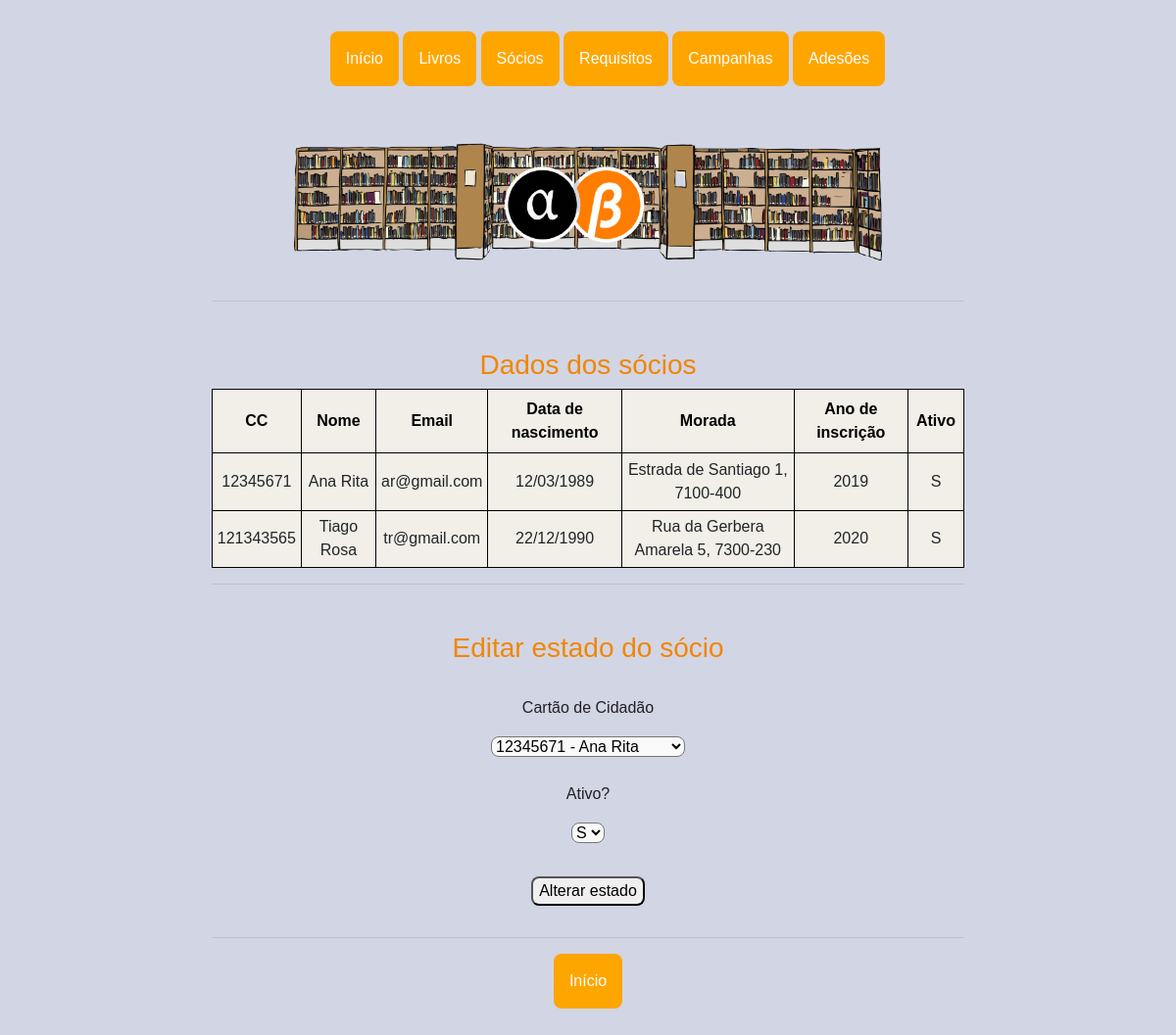
The page /ver_soc on the database as committed earlier.
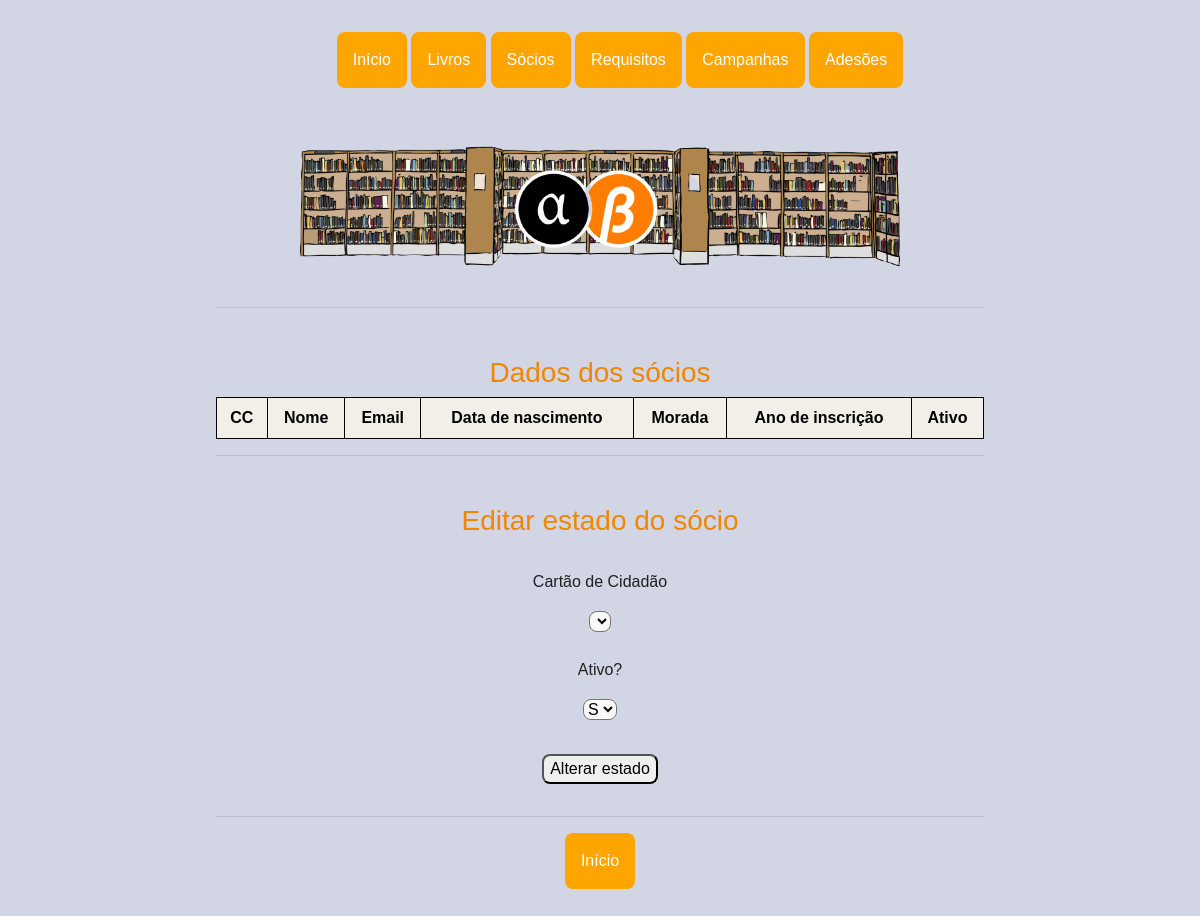
The same page on the database as committed later.
### app.py (models this page shows)
class Socio(db.Model):
    __tablename__ = 'socio'
    cc = db.Column(db.Integer, primary_key=True)
    nome_soc = db.Column(db.String(150))
    email = db.Column(db.String(50))
    data_n = db.Column(db.String(10))
    morada = db.Column(db.String(150))
    ano_inscri = db.Column(db.Integer)
    ativo = db.Column(db.String(1))

### app.py (the view)
@app.route('/ver_soc', methods=['GET'])
def ver_soc():
    socios = Socio.query.all()
    return render_template('ver_soc.html', socios=socios)

### templates/ver_soc.html (shortened to what this page needs)
{% extends "base.html"%} {%block title %}Sócios - Biblioteca{%endblock%} {%block pic %}<img class="bgpic"
  src="{{ url_for('static', filename = 'imgs/bb.png') }}" alt="logo" />{%endblock%} {%block content%}
<h3>Dados dos sócios</h3>
<table style="width:100%" class="pure-table pure-table-horizontal">
  <tr>
    <th>CC</th>
    <th>Nome </th>
    <th>Email</th>
    <th>Data de nascimento</th>
    <th>Morada</th>
    <th>Ano de inscrição</th>
    <th>Ativo</th>
  </tr>
  {% for socio in socios %}
  <tr>
    <td>{{socio.cc}}</td>
    <td>{{socio.nome_soc}}</td>
    <td>{{socio.email}}</td>
    <td>{{socio.data_n}}</td>
    <td>{{socio.morada}}</td>
    <td>{{socio.ano_inscri}}</td>
    <td>{{socio.ativo}}</td>
    {% endfor %}
</table>
<hr />
<h3>Editar estado do sócio</h3>
<form action="/altera_soc" method="post">
  <p>Cartão de Cidadão</p>
  <select name="ccs" id="ccs">
    {% for socio in socios %}
    <option value="{{ socio.cc }}">{{socio.cc}} - {{socio.nome_soc}}</option>
    {% endfor %}
  </select>
  <p>Ativo?</p>
  <select name="status" id="status">
    <option value="S">S</option>
  </select>
  <input type="submit" class="sub final" value="Alterar estado">
</form>
<hr />
<div class="dropdown">
  <li><a href="/"><button class="dropbtn botoes ">Início</button></a>
  </li>
</div>
{%endblock%}

Rows that differ between the two databases and show on the page:
removed Socio: cc "12345671", nome_soc "Ana Rita", email "ar@gmail.com", data_n "12/03/1989", morada "Estrada de Santiago 1, 7100-400", ano_inscri "2019", ativo "S"
removed Socio: cc "121343565", nome_soc "Tiago Rosa", email "tr@gmail.com", data_n "22/12/1990", morada "Rua da Gerbera Amarela 5, 7300-230", ano_inscri "2020", ativo "S"
Other text that changed with them:
form field ccs: "12345671 - Ana Rita" → (not shown)
